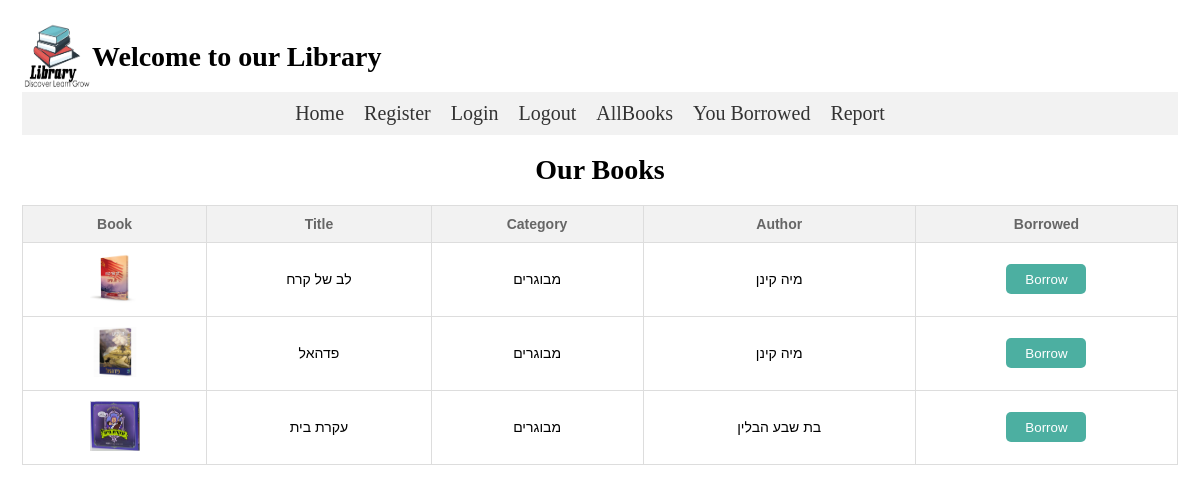
The app's page /books/ (signed in) with its own data.
### library/models.py (models this page shows)
class Book(models.Model):
    title = models.CharField(max_length=100)
    category = models.ForeignKey(Category, on_delete=models.CASCADE)
    author = models.CharField(max_length=20)
    is_borrowed = models.BooleanField(default=False)
    picture = models.ImageField(upload_to='book_pictures')

class Category(models.Model):
    name = models.CharField(max_length=100)
    from_age = models.IntegerField()
    to_age = models.IntegerField()
    loan_period = models.IntegerField()

### library/views.py (the view)
# urls.py: path('books/', books, name='books'),
def books(request):
    book_list = Book.objects.all()
    user_id = request.user.id
    if(user_id):
        user = Customer.objects.get(user_id=user_id)
        age = date.today().year - user.date_of_birth.year
        CategoryFilter = Category.objects.filter(from_age__lte=age,to_age__gte=age)
        BookFilter= Book.objects.filter(category__in=CategoryFilter)
        data = {
            "books": BookFilter
        }
    else:
        data = {
            "books": book_list
        }
    return render(request, 'books.html', data)

### templates/books.html (shortened to what this page needs)
{%extends 'layout.html' %}
{% load static %}
{%block body_block %}
<h1>Our Books</h1>
    <table>
        <tr>
            <th>Book</th>
            <th>Title</th>
            <th>Category</th>
            <th>Author</th>
            {% if request.user.is_authenticated %}
            <th>Borrowed</th>
            {% endif %}
        </tr>
        {% for book in books %}
        <tr>
            <td><img src="{% static book.picture %}" alt="{{ book.title }}" width="50" height="50"></td>
            <td>{{ book.title }}</td>
            <td>{{ book.category.name }}</td>
            <td>{{book.author}}</td>
            {% if request.user.is_authenticated %}
            {%if book.is_borrowed%}
            <td><button disabled="disabled">Borrowed</button></td>
            {%else%}
            <td><button onclick="location.href='borrowe/{{book.id}}'">Borrow</button></td>
            {% endif %}
            {% endif %}
        </tr>
        {% endfor %}
    </table>
{%endblock%}

### media/css/style.css (style rules this page uses)
table { width: 100%; border-collapse: collapse; font-family: Arial, sans-serif; }
th { background-color: #f2f2f2; color: #666666; font-weight: bold; padding: 10px; text-align: center; border: 1px solid #dddddd; }
td { padding: 10px; text-align: center; border: 1px solid #dddddd; }
button { width: 80px; height: 30px; background-color: #4cafa1; color: white; border: none; border-radius: 5px; cursor: pointer; }
html { font-size: 14px; }
body { font-family: var(--font-family); font-weight: normal; background: var(--surface-ground); color: var(--text-color); padding: 1rem; -webkit-font-smoothing: antialiased; -moz-osx-font-smoothing: grayscale; }
h1 { text-align: center; }

### records on screen
Book: picture (picture), title "לב של קרח", category.name "מבוגרים", author "מיה קינן"
Book: picture+title (picture), title "פדהאל", category.name "מבוגרים", author "מיה קינן"
Book: picture (picture), title "עקרת בית", category.name "מבוגרים", author "בת שבע הבלין"
